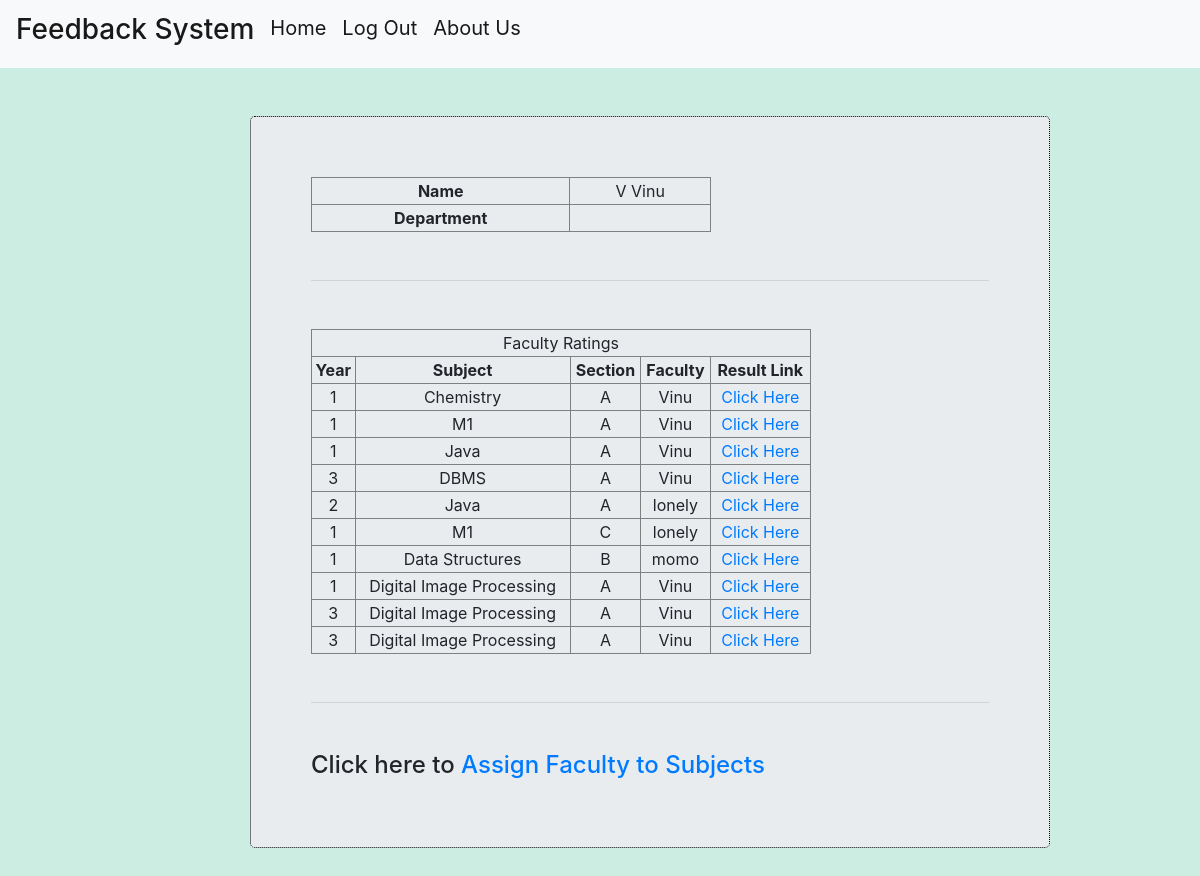
The page /hod_portal/ (signed in) on the database its author committed.
### Feedback_System/models.py (models this page shows, shortened)
class Teaches(models.Model):
    faculty = models.ForeignKey(FacultyProfile,on_delete = models.CASCADE)
    subject = models.ForeignKey(Subject,on_delete = models.CASCADE)
    years = (('1','1'),('2','2'),('3','3'),('4','4'))
    sections = (('A','A'),('B','B'),('C','C'))
    semesters = ((1,1),(2,2))
    year = models.CharField(max_length=1,choices=years,default='1')
    semester = models.IntegerField(choices=semesters,default=1)
    section = models.CharField(max_length=1,choices=sections,default='A')

class Subject(models.Model):
    name = models.CharField(max_length=250, blank=False)
    branch = models.CharField(max_length=5)
    year = models.IntegerField(default=1)
    semester = models.IntegerField(default=1)
    def __str__(self):
        return self.name

class FacultyProfile(models.Model):
    user = models.OneToOneField(User,on_delete=models.CASCADE)
    age = models.PositiveIntegerField()
    subject = models.ManyToManyField(Subject, related_name="subject_teachers")
    def __str__(self):
        return self.user.username

### Feedback_System/views.py (the view)
# urls.py: url(r'^hod_portal/$',views.hod_portal,name="hod_portal"),
@login_required
def hod_portal(request):
    if request.user.is_authenticated:
        user = request.user
        faculty = models.Teaches.objects.all()
        name = user.first_name.capitalize() + ' ' + user.last_name.capitalize()
        details = {
            'name' : name,
            'years': range(1,5),
            'sections': ['A', 'B', 'c'],
            'faculty': faculty,
        }
    else:
        return HttpResponse("You dont have permissions to access this page !")
    return render(request,'Feedback_System/hod_portal.html',context = details)

### templates/Feedback_System/hod_portal.html
{% extends 'Feedback_System/base.html' %}
{% load staticfiles %}
{% block head_block %}
  <link rel="stylesheet" href="{% static 'css/portals.css' %}">
{% endblock %}
{% block body_block %}
<div id="content">
  <div class="jumbotron">
    <table border="1" id="details">
      <tr>
        <th>Name </th>
        <td>{{name}}</td>
      </tr>
      <tr>
        <th>Department</th>
        <td>{{dept}}</td>
      </tr>
    </table>
    <br>
      <hr class="my-4">
    <br>
      <table border="1" width="500">
        <tr>
          <td colspan="5">Faculty Ratings</td>
        </tr>
        <tr>
          <th>Year</th>
          <th>Subject</th>
          <th>Section</th>
          <th>Faculty</th>
          <th>Result Link</th>
        </tr>
        {% for fac in faculty %}
          <tr>
            <td>{{fac.year}}</td>
            <td>{{fac.subject}}</td>
            <td>{{fac.section}}</td>
            <td>{{fac.faculty}}</td>
            <td><a href="{% url 'project_app:feedback_result' fac.id %}">Click Here</a></td>
          </tr>
        {% endfor %}
      </table>
      <br><hr class="my-4"><br>
      <h4>Click here to <a href="{% url 'project_app:assign_faculty' %}">Assign Faculty to Subjects</a>
  </div>
</div>
{% endblock %}

### static/css/portals.css (style rules this page uses)
.jumbotron { padding: 60px; width: 800px; height: auto; align-content: center; border: 1px dotted black; }
#content { padding-left: 250px; }
body { background-color: #ccede1; }
th , td { text-align: center; }
#details { width: 400px; height: auto; }

### rows shown on the page
Teaches: year "1", subject "Chemistry", section "A", faculty "Vinu"
Teaches: year "1", subject "M1", section "A", faculty "Vinu"
Teaches: year "1", subject "Java", section "A", faculty "Vinu"
Teaches: year "3", subject "DBMS", section "A", faculty "Vinu"
Teaches: year "2", subject "Java", section "A", faculty "lonely"
Teaches: year "1", subject "M1", section "C", faculty "lonely"
Teaches: year "1", subject "Data Structures", section "B", faculty "momo"
Teaches: year "1", subject "Digital Image Processing", section "A", faculty "Vinu"
Teaches: year "3", subject "Digital Image Processing", section "A", faculty "Vinu"
Teaches: year "3", subject "Digital Image Processing", section "A", faculty "Vinu"

### other values the page prints
{{ name }} "V Vinu"
